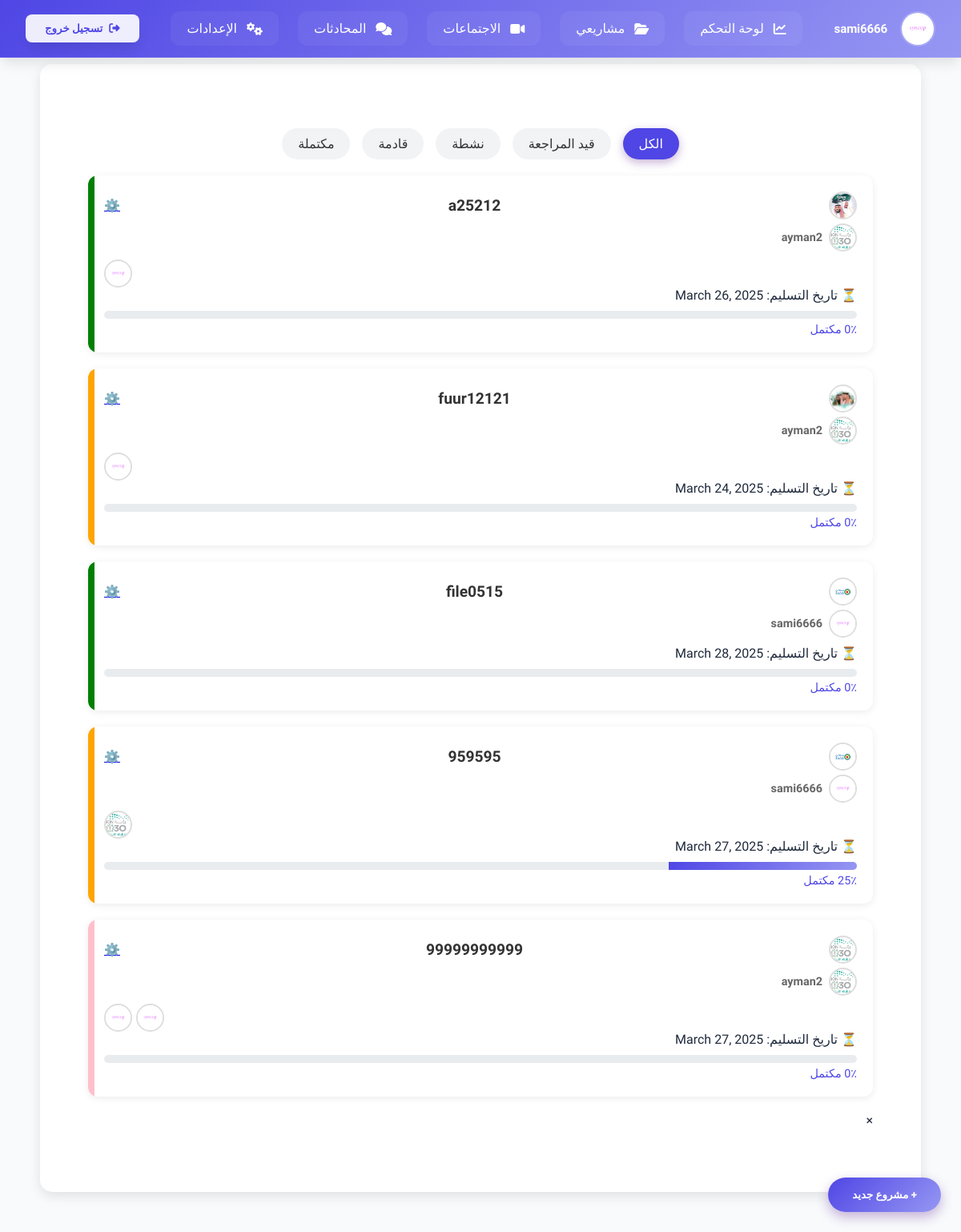
Screenshot of /projects/ (signed in) with the database file from the repository.
### users/models.py (models this page shows, shortened)
class CustomUser(AbstractUser):
    phone_regex = RegexValidator(
        regex=r'^05\d{8}$',
        message="Phone number must start with 05 and be exactly 10 digits."
    )
    phone_number = models.CharField(
        max_length=10,
        unique=True,
        validators=[phone_regex],
        help_text="Phone number must start with 05 and contain exactly 10 digits."
    )
    ROLE_CHOICES = [
        ('member', 'Member'),
        ('expert', 'Expert')
    ]
    role = models.CharField(
        max_length=10,
        choices=ROLE_CHOICES,
        default='member'
    )
    profile_image = models.ImageField(
        upload_to='profile_pics/',
        default='profile_pics/p.png',
        blank=True,
        null=True
    )
    short_bio = models.CharField(
        max_length=15,
        blank=True,
        help_text="Short description (e.g., AI Expert, UI Guru)."
    )
    full_bio = models.TextField(
        blank=True,
        help_text="Detailed biography or personal summary."
    )
    groups = models.ManyToManyField(
        'auth.Group',
        related_name='custom_user_groups',
        blank=True
    )
    user_permissions = models.ManyToManyField(
        'auth.Permission',
        related_name='custom_user_permissions',
        blank=True
    )

### projects/models.py (models this page shows, shortened)
class Project(models.Model):
    STATUS_CHOICES = [
        ('pending', 'Pending'),
        ('in_progress', 'In Progress'),
        ('completed', 'Completed'),
    ]
    COLOR_CHOICES = [
        ('purple', 'Purple'),
        ('red', 'Red'),
        ('blue', 'Blue'),
        ('green', 'Green'),
        ('orange', 'Orange'),
        ('pink', 'Pink'),
    ]
    name = models.CharField(max_length=255)  # Project name
    description = models.TextField(blank=True, null=True)  # Project description
    start_date = models.DateField()  # Start date
    end_date = models.DateField(blank=True, null=True)  # End date
    owner = models.ForeignKey(CustomUser, on_delete=models.CASCADE, related_name='owned_projects')  # Project owner
    members = models.ManyToManyField(CustomUser, related_name='projects', blank=True)  # Project members
    created_at = models.DateTimeField(auto_now_add=True)  # Creation date
    category = models.ForeignKey(ProjectType, on_delete=models.CASCADE)
    status = models.CharField(max_length=20, choices=STATUS_CHOICES, default='pending')  # Project status
    logo = models.ImageField(upload_to='project_logos/', blank=True, null=True)  # Project logo
    project_color = models.CharField(max_length=10, choices=COLOR_CHOICES, default='blue')  # Project color
    def update_progress(self):
        total_tasks = self.tasks.count()  # Total number of tasks
        completed_tasks = self.tasks.filter(status='completed').count()  # Completed tasks
        if total_tasks > 0:
            self.progress = int((completed_tasks / total_tasks) * 100)
        else:
            self.progress = 0  # If no tasks, progress is 0%
        self.save()  # Save the updates

### projects/views.py (the view)
# urls.py: path('', project_list, name='projects_list'),  # عرض جميع المشاريع
@login_required
def project_list(request):
    if request.user.is_superuser:
        projects = Project.objects.all()
    else:
        projects = Project.objects.filter(owner=request.user) | Project.objects.filter(members=request.user)
    project_types = ProjectType.objects.all()
    sent_requests = ProjectInvitation.objects.filter(project__owner=request.user).select_related('invited_user', 'project')
    received_requests = JoinRequest.objects.filter(project__owner=request.user, status='pending')
    for project in projects:
        project.update_progress()
        project.is_owner = project.owner == request.user  # ✅ تحديد إذا كان المستخدم هو المالك
        project.is_member = request.user in project.members.all()  # ✅ تحديد إذا كان المستخدم عضوًا
    return render(request, 'projects_list.html', {
        'projects': projects,
        'project_types': project_types,
        'sent_requests': sent_requests,
        'received_requests': received_requests
    })

### templates/projects_list.html (shortened to what this page needs)
<!DOCTYPE html>
<html lang="en">
    <head>
    </head>
<body>
    {% include 'navbar.html' %}
    <button class="project-btn" onclick="openModal()">+ مشروع جديد</button>
    <div class="container">
        <div class="filter-bar">
            <span class="active" onclick="filterProjects('all', this)">الكل</span>
            <span onclick="filterProjects('pending', this)">قيد المراجعة</span>
            <span onclick="filterProjects('in_progress', this)">نشطة</span>
            <span onclick="filterProjects('upcoming', this)">قادمة</span>
            <span onclick="filterProjects('completed', this)">مكتملة</span>
        </div>
        <div id="projects-list">
            {% for project in projects %}
            <div class="project-card project-{{ project.status }}" data-color="{{ project.project_color }}">
                <div class="project-left-bar"></div>
                <div class="project-info">
                    <div class="project-header">
                        {% if project.logo %}
                             <img src="{{ project.logo.url }}" alt="{{ project.name }}" class="circular-image">
                        {% else %}
                            <img src="/static/default_logo.png" alt="شعار افتراضي" class="project-logo">
                        {% endif %}
                        <div class="project-name">{{ project.name }}</div>
                        <a href="{% url 'project_detail' project.id %}" class="settings-btn">
                            ⚙️
                        </a>
                    </div>
                    <p class="owner-name">
                        {% if project.owner.profile_image %}
                            <img src="{{ project.owner.profile_image.url }}" alt="{{ project.owner.username }}" class="circular-image">
                        {% else %}
                            <img src="/static/default_avatar.png" alt="صورة افتراضية" class="circular-image">
                        {% endif %}
                        <strong>{{ project.owner.username }}</strong>
                    </p>
                    <div class="avatars">
                        {% for member in project.members.all|slice:":3" %}
                            {% if member.profile_image %}
                                <img src="{{ member.profile_image.url }}" alt="{{ member.username }}" class="circular-image">
                            {% else %}
                                <img src="/static/default_avatar.png" alt="صورة افتراضية" class="circular-image">
                            {% endif %}
                        {% endfor %}
                    </div>
                    <div class="due-date">⏳ تاريخ التسليم: {{ project.end_date|default:"غير محدد" }}</div>
                </div>
                <div class="progress-container">
                    <div class="progress-bar">
                        <div class="progress" data-progress="{{ project.progress|default:0 }}"></div>
                    </div>
                    <div class="progress-text">{{ project.progress|default:0 }}٪ مكتمل</div>
                </div>
            </div>
            {% empty %}
            <div class="empty-state">
                📭 لا توجد مشاريع
            </div>
            {% endfor %}
        </div>
    <div class="modal-overlay" id="projectModal">
        <div class="modal">
            <span class="modal-close" onclick="closeModal()">×</span>
        </div>
    </div>
</body>
</html>

### templates/navbar.html (shortened to what this page needs)
<!DOCTYPE html>
<html lang="ar" dir="rtl">
<head>
    <link rel="stylesheet" href="https://cdnjs.cloudflare.com/ajax/libs/font-awesome/6.4.2/css/all.min.css">
</head>
<body>
    <nav class="navbar">
        <div class="profile">
            <img src="{{ user.profile_image.url }}"
                 class="profile__image"
                 onerror="this.onerror=null; this.src='/media/profile_pics/p.png';"
                 alt="صورة المستخدم">
            <span class="profile__name">{{ user.username }}</span>
        </div>
        <div class="nav-links">
            {% if user.role != 'expert' %}
                <a href="{% url 'dashboard' %}" class="nav-link">
                    <i class="fas fa-chart-line"></i>
                    <span>لوحة التحكم</span>
                </a>
                <a href="{% url 'projects_list' %}" class="nav-link">
                    <i class="fas fa-folder-open"></i>
                    <span>مشاريعي</span>
                </a>
            {% endif %}
            {% if user.role == 'expert' %}
                <a href="{% url 'expert_availability_manage' %}" class="nav-link">
                    <i class="fas fa-calendar-alt"></i>
                    <span>مواعيدي</span>
                </a>
                <a href="{% url 'edit_expert_bio' %}" class="nav-link">
                    <i class="fas fa-user-edit"></i>
                    <span>السيرة الذاتية</span>
                </a>
            {% else %}
                <a href="{% url 'meeting_list' %}" class="nav-link">
                    <i class="fas fa-video"></i>
                    <span>الاجتماعات</span>
                </a>
            {% endif %}
            <a href="{% url 'chat_list' %}" class="nav-link">
                <i class="fas fa-comments"></i>
                <span>المحادثات</span>
            </a>
            <a href="{% url 'settings' %}" class="nav-link">
                <i class="fas fa-cogs"></i>
                <span>الإعدادات</span>
            </a>
        </div>
        <form id="logout-form" action="{% url 'logout' %}" method="post">
            <button type="submit" class="logout">
                <i class="fas fa-sign-out-alt"></i>
                <span class="logout__text">تسجيل خروج</span>
            </button>
        </form>
    </nav>
</body>
</html>

### templates/projects_list.html (style rules this page uses)
body { font-family: 'Poppins', sans-serif; background: #f5f7fa; margin: 0; padding: 0; }
.container { max-width: 1100px; margin: 50px auto; margin-top: 80px; padding: 80px 60px; background: white; border-radius: 15px; box-shadow: 0 5px 15px rgba(0, 0, 0, 0.1); }
.filter-bar { display: flex; justify-content: center; gap: 15px; margin-bottom: 20px; }
.filter-bar span { padding: 10px 20px; border-radius: 20px; background: #f1f3f5; cursor: pointer; font-weight: 500; color: #333; transition: 0.3s; }
.filter-bar span.active { background: #4f46e5; color: white; box-shadow: 0 4px 12px rgba(75, 0, 130, 0.3); }
.project-card { display: flex; position: relative; flex-direction: column; background: white; border-radius: 12px; padding: 20px; margin-bottom: 20px; box-shadow: 0 2px 10px rgba(0, 0, 0, 0.08); transition: transform 0.3s ease; overflow: hidden; }
.project-left-bar { position: absolute; left: 0; top: 0; height: 100%; width: 8px; background-color: var(--project-color, #ddd); border-top-left-radius: 12px; border-bottom-left-radius: 12px; }
.project-header { display: flex; align-items: center; justify-content: space-between; }
.project-name { font-size: 1.2rem; font-weight: 600; color: #333; }
.owner-name { font-size: 0.9rem; color: #666; margin-top: 5px; display: flex; align-items: center; gap: 8px; }
.circular-image { width: 35px; height: 35px; border-radius: 50%; object-fit: cover; border: 2px solid #ddd; display: inline-block; vertical-align: middle; }
.progress-container { width: 100%; margin-top: 10px; }
.progress-bar { width: 100%; height: 10px; background: #e9ecef; border-radius: 5px; overflow: hidden; }
.progress { height: 100%; background: linear-gradient(135deg, #4f46e5, #9697f3); transition: width 0.4s ease; }
.progress-text { font-size: 0.9rem; font-weight: 500; color: #4f46e5; margin-top: 5px; }
.project-btn { position: fixed; bottom: 25px; right: 25px; padding: 14px 30px; border-radius: 50px; font-weight: 600; box-shadow: 0 6px 15px rgba(75, 0, 130, 0.3); background: linear-gradient(135deg, #4f46e5, #9697f3); color: white; border: none; cursor: pointer; transition: 0.3s ease; }
.avatars { display: flex; gap: 5px; justify-content: flex-end; flex-wrap: wrap; margin-top: 10px; }
.avatars img { width: 35px; height: 35px; border-radius: 50%; object-fit: cover; border: 2px solid #ddd; }

### templates/navbar.html (style rules this page uses)
:root { --primary-500: #4f46e5; --primary-600: #4f46e5; --surface-100: #f8fafc; --surface-900: #0f172a; --text-primary: #1e293b; --text-inverse: #ffffff; --transition-default: 300ms cubic-bezier(0.4, 0, 0.2, 1); --shadow-lg: 0 10px 15px -3px rgba(0, 0, 0, 0.1); }
* { margin: 0; padding: 0; box-sizing: border-box; font-family: 'Cairo', sans-serif; }
body { background-color: var(--surface-100); color: var(--text-primary); }
.navbar { position: fixed; top: 0; right: 0; width: 100%; height: 72px; display: flex; align-items: center; justify-content: space-between; padding: 0 2rem; background: linear-gradient(135deg, #4f46e5, #9697f3); backdrop-filter: blur(12px); box-shadow: var(--shadow-lg); z-index: 1000; border-bottom: 1px solid rgba(255, 255, 255, 0.1); }
.profile { display: flex; align-items: center; gap: 1rem; color: var(--text-inverse); position: relative; }
.profile__image { width: 44px; height: 44px; border-radius: 50%; object-fit: cover; border: 2px solid rgba(255, 255, 255, 0.2); transition: transform var(--transition-default); }
.profile__name { font-weight: 600; font-size: 0.95rem; letter-spacing: -0.2px; }
.nav-links { display: flex; gap: 1.5rem; align-items: center; transition: transform var(--transition-default); }
.nav-link { color: var(--text-inverse); text-decoration: none; padding: 0.75rem 1.25rem; border-radius: 0.75rem; display: flex; align-items: center; gap: 0.75rem; position: relative; background: rgba(255, 255, 255, 0.05); transition: all var(--transition-default); }
.nav-link::after { content: ''; position: absolute; bottom: 0; right: 50%; width: 0; height: 2px; background: var(--text-inverse); transition: all var(--transition-default); }
.logout { background: rgba(255, 255, 255, 0.9); color: var(--primary-600); border: none; padding: 0.6rem 1.5rem; border-radius: 0.5rem; display: flex; align-items: center; gap: 0.5rem; cursor: pointer; transition: all var(--transition-default); font-weight: 600; box-shadow: var(--shadow-lg); }

### rows the page displays
CustomUser: profile_image (picture), username "sami6666"
Project: logo (picture), name "a25212", owner.profile_image (picture), owner.username "ayman2", end_date "March 26, 2025", progress "0"
Project: logo (picture), name "fuur12121", owner.profile_image (picture), owner.username "ayman2", end_date "March 24, 2025", progress "0"
Project: logo (picture), name "file0515", owner.profile_image (picture), owner.username "sami6666", end_date "March 28, 2025", progress "0"
Project: logo (picture), name "959595", owner.profile_image (picture), owner.username "sami6666", end_date "March 27, 2025", progress "25"
CustomUser: profile_image (picture)
Project: logo (picture), name "99999999999", owner.profile_image (picture), owner.username "ayman2", end_date "March 27, 2025", progress "0"
CustomUser: profile_image (picture)
